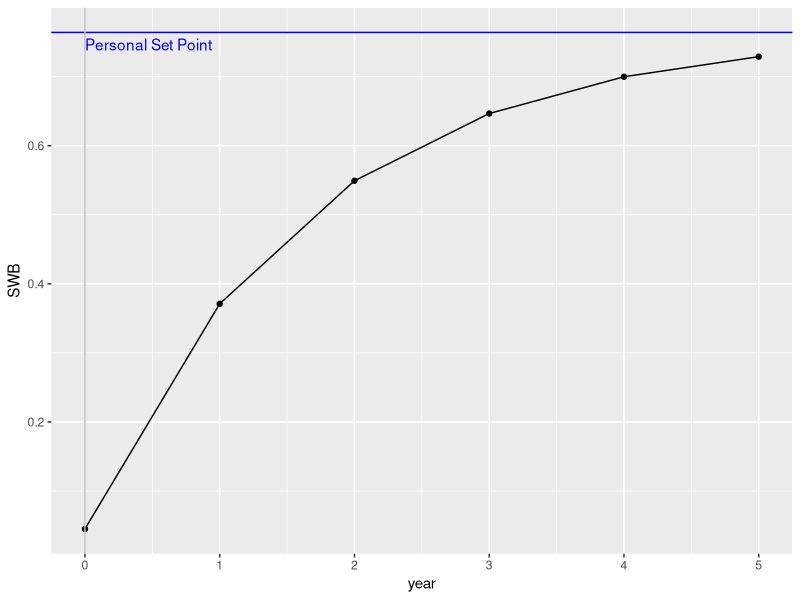

Recreate this plot in R.

# A person is represented by a list:
# list(emotional_reactivity, adaptation_rate, SWB_set_point)

# ====== Helpers ======

library(dplyr)

#' A generic logistic function
#' 
#' @param x 
#' @param d
#' @param a
#' @param min
#' @param max
logistic <- function (x, d = 0, a = 1, min = 0, max = 1) {
  min + (max - min)/(1 + exp(a * (d - x)))
}

#' Logistic function that delivers values between 0 - 1 for the interval 0 - 1
#'
#' @param x
logistic_0_1 <- function(x) {
  logistic(x, d = 0.5, a = 10)
}

#' Function representing a linear relationship.
#' Overflows are prevented.
#' 
#' @param x
#' @param min_y Minimum y value
#' @param max_y Maximum y value
#' @param min_x Minimum y value
#' @param max_x Maximum y value
#' 
limited_linear <- function(
    x,
    min_y = 0, max_y = 1,
    min_x = 0, max_x = 1
  ) {
  slope = (max_y - min_y) / (max_x - min_x)
  
  result <- case_when(
    x > max_x ~ max_y,
    x < min_x ~ min_y,
    TRUE ~ slope * x
  )
}

# ====== Relationships ======

#' Calculate initial emotional reaction of the person
#' 
#' @param life_event Objective valence of the life event
#' @param  emotional_reactivity Tendency of the person to be influenced emotionally by external events
initial_reaction <- function (life_event, emotional_reactivity) {
    life_event * emotional_reactivity
}

#' Calculate the difference between the SWB and set point
#' 
#' @param SWB Current SWB
#' @param SWB_set_point Baseline level of SWB for a person
delta_SWB <- function (SWB, SWB_set_point) {
    SWB - SWB_set_point
}

adaptation_rate <- function(delta_SWB_arg, adaptation_rate_person) {
  (-delta_SWB_arg) * adaptation_rate_person
}

SWB <- function (SWB, adaptation_rate) {
  limited_linear(SWB + adaptation_rate)
}

event <- function(persons, life_event) {
  persons[, SWB := initial_reaction(life_event, emotional_reactivity) + SWB]
}

SWB_chain <- function(person) {
  delta_SWB_var <- delta_SWB(person$SWB, person$SWB_set_point)
  adaptation_rate_var <- adaptation_rate(delta_SWB_var, person$adaptation_rate)
  SWB_var <- SWB(person$SWB, adaptation_rate_var)
  
  person$SWB <- SWB_var
  person
}

adaptation <- function(persons, years) {
  for(i in seq_len(years)) {
    # Take current row (.SD) as list and use it for the SWB_chain function
    persons[, SWB := SWB_chain(as.list(.SD))$SWB]
  }
}


# ====== Simulation ======

library("data.table")

test_adaptation <- function (n, years, life_event) {
  data <- data.table(
    emotional_reactivity = runif(n, 0.5, 1),
    adaptation_rate = runif(n, 0.4, 0.6),
    SWB_set_point = runif(n, 0, 1)
  )
  
  data[, SWB := SWB_set_point]
  
  SWB_pre <- data$SWB
  
  data |>
    event(0.2) |>
    adaptation(years)
  
  SWB_post <- data$SWB
  
  # Test
  
  t.test(SWB_pre, SWB_post)
}

# Plot a single person

plot_single_person <- function (years, life_event) {
  person <- list(
    emotional_reactivity = runif(1, 0.5, 1),
    adaptation_rate = runif(1, 0.4, 0.6),
    SWB_set_point = runif(1, 0, 1)
  )
  
  person$SWB <- person$SWB_set_point + initial_reaction(life_event, person$emotional_reactivity)
  
  person_data <- data.table() |> rbind(person)
  
  for(i in seq_len(years)) {
    person <- SWB_chain(person)
    person_data <- rbind(person_data, person)
  }
  
  person_data[, year := 0:years]
  
  library(ggplot2)
  
  person_data |>
    ggplot(aes(year, SWB)) +
    geom_point() +
    geom_line() +
    geom_hline(yintercept = person$SWB_set_point, color = "blue") +
    geom_vline(xintercept = 0, color = "gray") +
    annotate("text", x = 0, y = person$SWB_set_point, label = "Personal Set Point", hjust = 0, vjust = 1.5, color = "blue")
}

test_adaptation(1000, 5, -0.2)
plot_single_person(5, -1)

